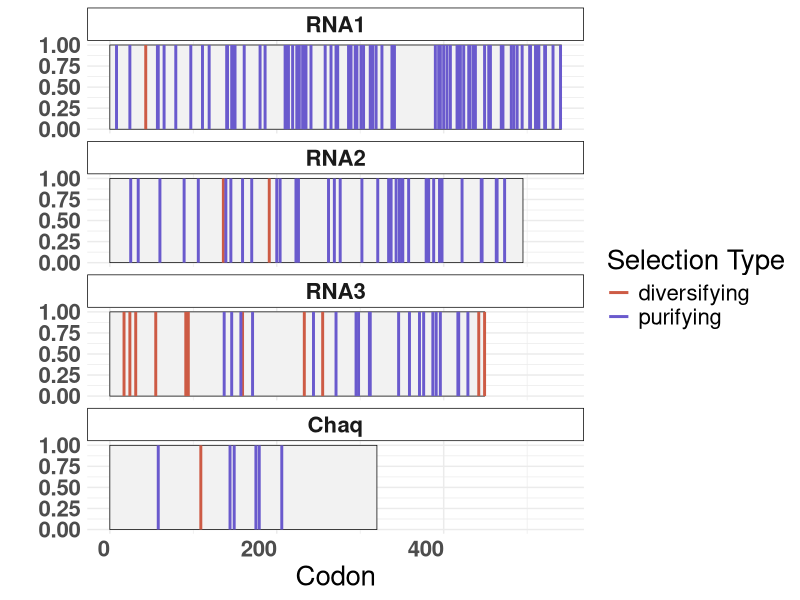
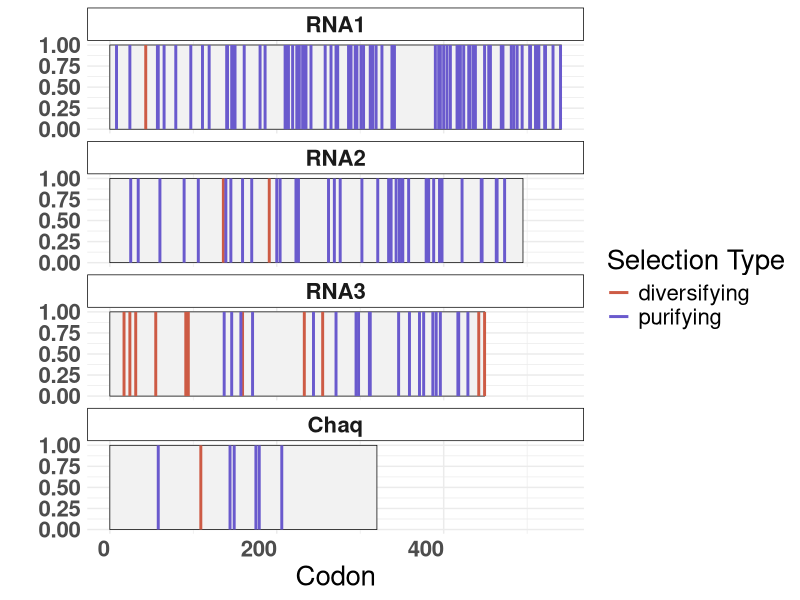

R code for these plots, in order:
library(tidyverse)

chaq <- read.csv("analyses/trees/Chaq/Chaq_FEL.csv") %>% 
  mutate(segment = "Chaq")

RNA1 <- read.csv("analyses/trees/RNA1/RNA1_FEL.csv") %>% 
  mutate(segment = "RNA1")

RNA2 <- read.csv("analyses/trees/RNA2/RNA2_FEL.csv") %>% 
  mutate(segment = "RNA2")

RNA3_sim <- read.csv("analyses/trees/RNA3/RNA3_FEL_sim.csv") %>% 
  mutate(segment = "RNA3")

RNA3_else <- read.csv("analyses/trees/RNA3/RNA3_FEL.csv") %>% 
  mutate(segment = "RNA3")

all_invariable <- rbind(chaq, RNA1, RNA2, RNA3_else, RNA3_sim) %>% 
  filter(class == "Invariable") %>% 
  select(segment, codon, alpha, beta, alpha.beta, LRT, p.value, Total.branch.length)

write.csv(all_invariable, file = "analyses/trees/invariable_selection.csv")

all_neutral <- rbind(chaq, RNA1, RNA2, RNA3_else, RNA3_sim) %>% 
  filter(class == "Neutral") %>% 
  select(segment, codon, alpha, beta, alpha.beta, LRT, p.value, Total.branch.length)

write.csv(all_neutral, file = "analyses/trees/invariable_neutral.csv")

all_purifying <- rbind(chaq, RNA1, RNA2, RNA3_else, RNA3_sim) %>% 
  filter(class == "Purifying") %>% 
  select(segment, codon, alpha, beta, alpha.beta, LRT, p.value, Total.branch.length)

write.csv(all_purifying, file = "analyses/trees/purifying_selection.csv")

all_diversifying <- rbind(chaq, RNA1, RNA2, RNA3_else, RNA3_sim) %>% 
  filter(class == "Diversifying") %>% 
  select(segment, codon, alpha, beta, alpha.beta, LRT, p.value, Total.branch.length)

write.csv(all_diversifying, file = "analyses/trees/diversifying_selection.csv")

significant_diversifying <- filter(all_diversifying, p.value < 0.05)
significant_purifying    <- filter(all_purifying,    p.value < 0.05)

significant_diversifying$selection_type <- "diversifying"
significant_purifying$selection_type    <- "purifying"

all_significant <- rbind(significant_diversifying, significant_purifying)

# how long are coding sequence?
# these #s based on FoCo17 sequences, MT742160 - MT742163

# *!*!*!*!*!*!*!*!*!*!*!*!*!*!*!*!*!*!*!*!*!*!*!*!*!*!*!*!*!*!*!*!*!*!*!*!*!*!*!*!*!*!*!*!
# NOTE!  The codons in the table above extend beyond these apparent sizes.  Need to check!
# *!*!*!*!*!*!*!*!*!*!*!*!*!*!*!*!*!*!*!*!*!*!*!*!*!*!*!*!*!*!*!*!*!*!*!*!*!*!*!*!*!*!*!*!

RNA1_codons <- 541
RNA2_codons <- 495
RNA3_codons <- 449
Chaq_codons <- 320

codon_lengths <- tibble(
  segment    = c("RNA1",     "RNA2",       "RNA3",      "Chaq"),
  num_codons = c(RNA1_codons, RNA2_codons, RNA3_codons, Chaq_codons)
)

# reorder for plotting: chaq last
all_significant$segment <- fct_relevel(all_significant$segment, "Chaq", after=3)
codon_lengths$segment <- fct_relevel(codon_lengths$segment, "Chaq", after=3)

ggplot(all_significant) +
  geom_rect(data=codon_lengths, 
            aes(xmin = 0, xmax = num_codons, ymin=0, ymax=1),
            linewidth=0.25, color="black", fill="grey95") +
  geom_segment(data=all_significant, 
               aes(x=codon, xend=codon, y=0, yend=1, color=selection_type),
               linewidth=1) +
  facet_wrap(~segment, ncol = 1) + 
  theme_minimal(base_size = 11) +
  theme(strip.background = element_rect(colour = "black", fill = "white"),
        strip.text = element_text(face = "bold"),
        axis.text = element_text(face = "bold"),
        text = element_text(size = 20),
        axis.text.x = element_text(angle = 0, hjust = 1, vjust = 1)) +
  scale_color_manual(values=c("coral3", "slateblue")) + 
  labs(x = "Codon", y = "", color = "Selection Type") 

ggsave("analyses/plots/Fig_9_sites_under_selection.pdf", width=7.5, height=6, units="in")
